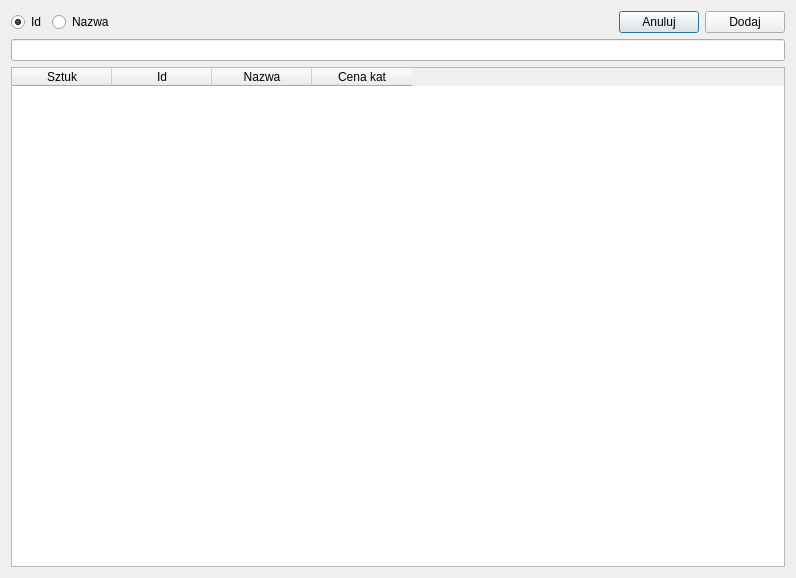
<?xml version="1.0" encoding="UTF-8"?>
<ui version="4.0">
 <class>WyborTowaru</class>
 <widget class="QDialog" name="WyborTowaru">
  <property name="geometry">
   <rect>
    <x>0</x>
    <y>0</y>
    <width>796</width>
    <height>578</height>
   </rect>
  </property>
  <property name="windowTitle">
   <string>Dodawanie produktów</string>
  </property>
  <layout class="QVBoxLayout" name="verticalLayout">
   <item>
    <layout class="QHBoxLayout" name="horizontalLayout_2">
     <item>
      <widget class="QRadioButton" name="radioButton_ID">
       <property name="text">
        <string>Id</string>
       </property>
       <property name="checked">
        <bool>true</bool>
       </property>
      </widget>
     </item>
     <item>
      <widget class="QRadioButton" name="radioButton">
       <property name="text">
        <string>Nazwa</string>
       </property>
      </widget>
     </item>
     <item>
      <spacer name="horizontalSpacer_2">
       <property name="orientation">
        <enum>Qt::Horizontal</enum>
       </property>
       <property name="sizeHint" stdset="0">
        <size>
         <width>40</width>
         <height>20</height>
        </size>
       </property>
      </spacer>
     </item>
     <item>
      <widget class="QPushButton" name="but_canc">
       <property name="text">
        <string>Anuluj</string>
       </property>
      </widget>
     </item>
     <item>
      <widget class="QPushButton" name="but_add">
       <property name="text">
        <string>Dodaj</string>
       </property>
      </widget>
     </item>
    </layout>
   </item>
   <item>
    <widget class="QLineEdit" name="szukaj"/>
   </item>
   <item>
    <widget class="QTableWidget" name="tableWidget">
     <property name="editTriggers">
      <set>QAbstractItemView::NoEditTriggers</set>
     </property>
     <column>
      <property name="text">
       <string>Sztuk</string>
      </property>
     </column>
     <column>
      <property name="text">
       <string>Id</string>
      </property>
     </column>
     <column>
      <property name="text">
       <string>Nazwa</string>
      </property>
     </column>
     <column>
      <property name="text">
       <string>Cena kat</string>
      </property>
     </column>
    </widget>
   </item>
  </layout>
 </widget>
 <resources/>
 <connections/>
</ui>
